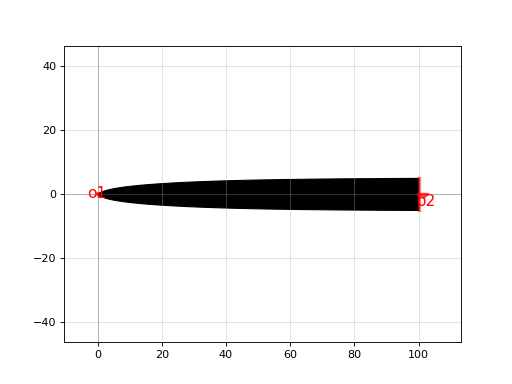

Python code for this plot:
import gdsfactory as gf

c = gf.components.taper_w10_l100(layer=(1, 0), layer_cladding=(111, 0), cladding_offset=3.0)
c.plot()
